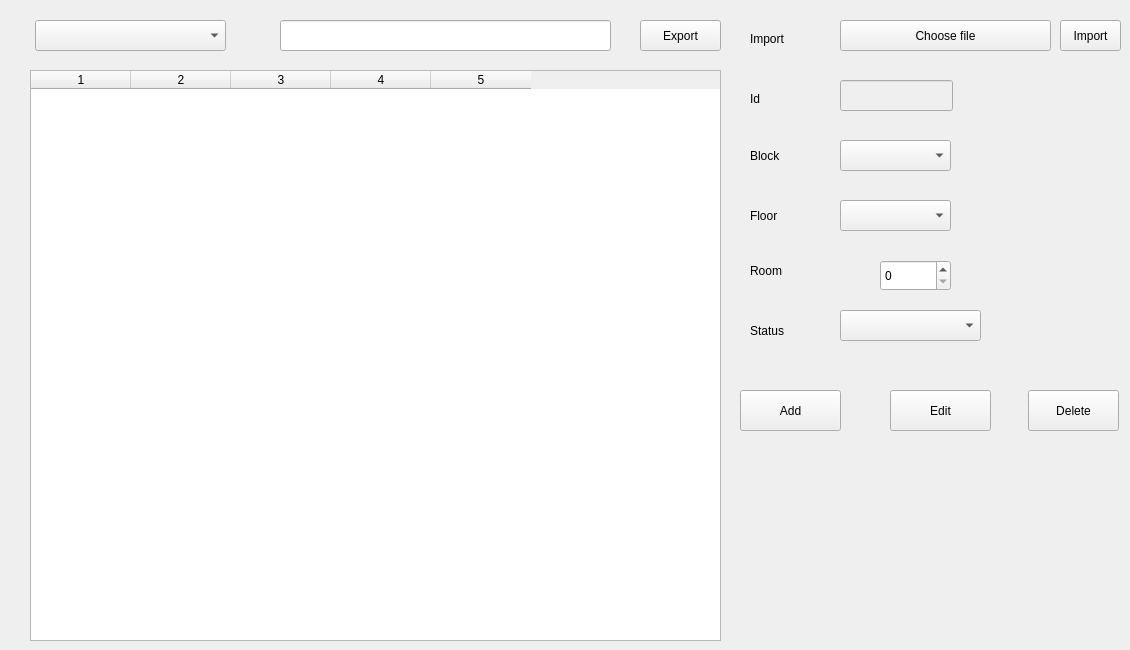
         <widget class="QWidget" name="tab_46">
          <attribute name="title">
           <string>Tab 2</string>
          </attribute>
          <widget class="QComboBox" name="comboBox_field_search_apartment">
           <property name="geometry">
            <rect>
             <x>35</x>
             <y>20</y>
             <width>191</width>
             <height>31</height>
            </rect>
           </property>
          </widget>
          <widget class="QLineEdit" name="lineEdit_line_search_apartment">
           <property name="geometry">
            <rect>
             <x>280</x>
             <y>20</y>
             <width>331</width>
             <height>31</height>
            </rect>
           </property>
          </widget>
          <widget class="QTableWidget" name="tableWidget_resident_apartment_table">
           <property name="geometry">
            <rect>
             <x>30</x>
             <y>70</y>
             <width>691</width>
             <height>571</height>
            </rect>
           </property>
           <property name="editTriggers">
            <set>QAbstractItemView::AnyKeyPressed|QAbstractItemView::EditKeyPressed</set>
           </property>
           <property name="columnCount">
            <number>5</number>
           </property>
           <column/>
           <column/>
           <column/>
           <column/>
           <column/>
          </widget>
          <widget class="QLabel" name="label_205">
           <property name="geometry">
            <rect>
             <x>750</x>
             <y>30</y>
             <width>67</width>
             <height>17</height>
            </rect>
           </property>
           <property name="text">
            <string>Import</string>
           </property>
          </widget>
          <widget class="QPushButton" name="pushButton_select_file_apartment_resident_import">
           <property name="geometry">
            <rect>
             <x>840</x>
             <y>20</y>
             <width>211</width>
             <height>31</height>
            </rect>
           </property>
           <property name="text">
            <string>Choose file</string>
           </property>
          </widget>
          <widget class="QPushButton" name="pushButton_import_resident_apartment">
           <property name="geometry">
            <rect>
             <x>1060</x>
             <y>20</y>
             <width>61</width>
             <height>31</height>
            </rect>
           </property>
           <property name="text">
            <string>Import</string>
           </property>
          </widget>
          <widget class="QLabel" name="label_206">
           <property name="geometry">
            <rect>
             <x>750</x>
             <y>90</y>
             <width>67</width>
             <height>17</height>
            </rect>
           </property>
           <property name="text">
            <string>Id</string>
           </property>
          </widget>
          <widget class="QLineEdit" name="lineEdit_id_resident_apartment">
           <property name="enabled">
            <bool>false</bool>
           </property>
           <property name="geometry">
            <rect>
             <x>840</x>
             <y>80</y>
             <width>113</width>
             <height>31</height>
            </rect>
           </property>
          </widget>
          <widget class="QComboBox" name="comboBox_resident_apartment_block">
           <property name="geometry">
            <rect>
             <x>840</x>
             <y>140</y>
             <width>111</width>
             <height>31</height>
            </rect>
           </property>
          </widget>
          <widget class="QLabel" name="label_207">
           <property name="geometry">
            <rect>
             <x>750</x>
             <y>140</y>
             <width>67</width>
             <height>31</height>
            </rect>
           </property>
           <property name="text">
            <string>Block</string>
           </property>
          </widget>
          <widget class="QLabel" name="label_208">
           <property name="geometry">
            <rect>
             <x>750</x>
             <y>200</y>
             <width>67</width>
             <height>31</height>
            </rect>
           </property>
           <property name="text">
            <string>Floor</string>
           </property>
          </widget>
          <widget class="QComboBox" name="comboBox_resident_apartment_floor">
           <property name="geometry">
            <rect>
             <x>840</x>
             <y>200</y>
             <width>111</width>
             <height>31</height>
            </rect>
           </property>
          </widget>
          <widget class="QSpinBox" name="spinBox_apartment_number">
           <property name="geometry">
            <rect>
             <x>880</x>
             <y>260</y>
             <width>71</width>
             <height>31</height>
            </rect>
           </property>
          </widget>
          <widget class="QLabel" name="label_209">
           <property name="geometry">
            <rect>
             <x>750</x>
             <y>260</y>
             <width>67</width>
             <height>21</height>
            </rect>
           </property>
           <property name="text">
            <string>Room</string>
           </property>
          </widget>
          <widget class="QLabel" name="label_210">
           <property name="geometry">
            <rect>
             <x>750</x>
             <y>320</y>
             <width>67</width>
             <height>21</height>
            </rect>
           </property>
           <property name="text">
            <string>Status</string>
           </property>
          </widget>
          <widget class="QComboBox" name="comboBox_resident_apartment_status">
           <property name="geometry">
            <rect>
             <x>840</x>
             <y>310</y>
             <width>141</width>
             <height>31</height>
            </rect>
           </property>
          </widget>
          <widget class="QPushButton" name="pushButton_resident_apartment_add">
           <property name="geometry">
            <rect>
             <x>740</x>
             <y>390</y>
             <width>101</width>
             <height>41</height>
            </rect>
           </property>
           <property name="text">
            <string>Add</string>
           </property>
          </widget>
          <widget class="QPushButton" name="pushButton_resident_apartment_edit">
           <property name="geometry">
            <rect>
             <x>890</x>
             <y>390</y>
             <width>101</width>
             <height>41</height>
            </rect>
           </property>
           <property name="text">
            <string>Edit</string>
           </property>
          </widget>
          <widget class="QPushButton" name="pushButton_resident_apartment_delete">
           <property name="geometry">
            <rect>
             <x>1028</x>
             <y>390</y>
             <width>91</width>
             <height>41</height>
            </rect>
           </property>
           <property name="text">
            <string>Delete</string>
           </property>
          </widget>
          <widget class="QPushButton" name="pushButton_export_apartment">
           <property name="geometry">
            <rect>
             <x>640</x>
             <y>20</y>
             <width>81</width>
             <height>31</height>
            </rect>
           </property>
           <property name="text">
            <string>Export</string>
           </property>
          </widget>
          <widget class="QLabel" name="label__prefix_apartment_number">
           <property name="geometry">
            <rect>
             <x>840</x>
             <y>260</y>
             <width>41</width>
             <height>31</height>
            </rect>
           </property>
           <property name="text">
            <string/>
           </property>
          </widget>
         </widget>
